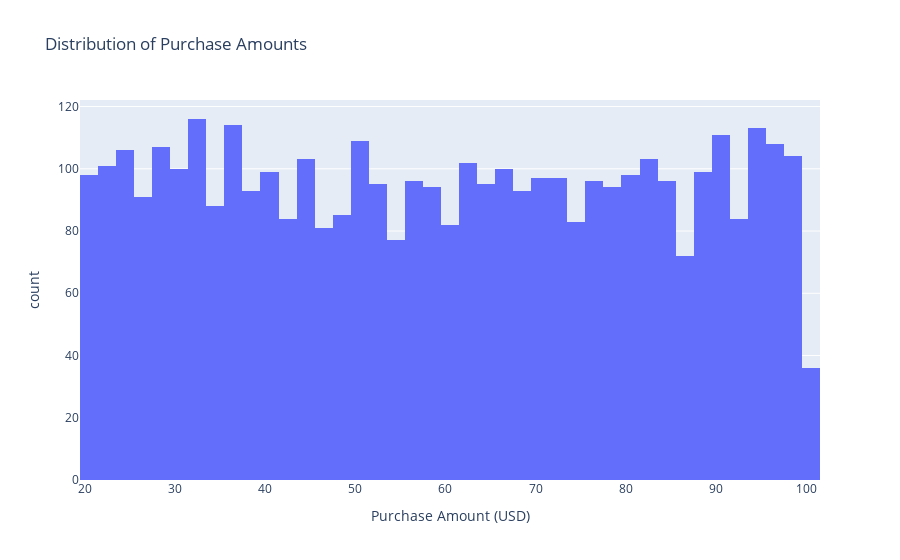

Notebook code cell kept with this figure:
### Code cell
fig = px.histogram(df, x='Purchase Amount (USD)', title="Distribution of Purchase Amounts")
fig.show()

### Figure 1 — Plotly figure (JSON) as saved in the notebook; plotly's stock layout.template omitted (floating-point values rounded to 4 significant figures; data arrays with more than 128 entries replaced by an {"elided": "..."} marker saying what was removed)
{"data": [{"alignmentgroup": "True", "bingroup": "x", "hovertemplate": "Purchase Amount (USD)=%{x}<br>count=%{y}<extra></extra>", "legendgroup": "", "marker": {"color": "#636efa", "pattern": {"shape": ""}}, "name": "", "offsetgroup": "", "orientation": "v", "showlegend": false, "type": "histogram", "x": {"elided": "3900 int values"}, "xaxis": "x", "yaxis": "y"}], "layout": {"barmode": "relative", "legend": {"tracegroupgap": 0}, "title": {"text": "Distribution of Purchase Amounts"}, "xaxis": {"anchor": "y", "domain": [0, 1], "title": {"text": "Purchase Amount (USD)"}}, "yaxis": {"anchor": "x", "domain": [0, 1], "title": {"text": "count"}}}}
